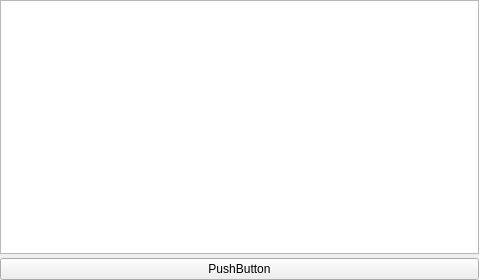
<?xml version="1.0" encoding="UTF-8"?>
<ui version="4.0">
 <class>Account</class>
 <widget class="QWidget" name="Account">
  <property name="geometry">
   <rect>
    <x>0</x>
    <y>0</y>
    <width>479</width>
    <height>280</height>
   </rect>
  </property>
  <property name="windowTitle">
   <string>Form</string>
  </property>
  <layout class="QGridLayout" name="gridLayout">
   <property name="leftMargin">
    <number>0</number>
   </property>
   <property name="topMargin">
    <number>0</number>
   </property>
   <property name="rightMargin">
    <number>0</number>
   </property>
   <property name="bottomMargin">
    <number>0</number>
   </property>
   <property name="verticalSpacing">
    <number>4</number>
   </property>
   <item row="0" column="0">
    <widget class="QListWidget" name="listWidget">
     <property name="dragEnabled">
      <bool>true</bool>
     </property>
     <property name="verticalScrollMode">
      <enum>QAbstractItemView::ScrollPerPixel</enum>
     </property>
    </widget>
   </item>
   <item row="1" column="0">
    <widget class="QPushButton" name="pushButton">
     <property name="text">
      <string>PushButton</string>
     </property>
    </widget>
   </item>
  </layout>
 </widget>
 <resources/>
 <connections/>
</ui>
